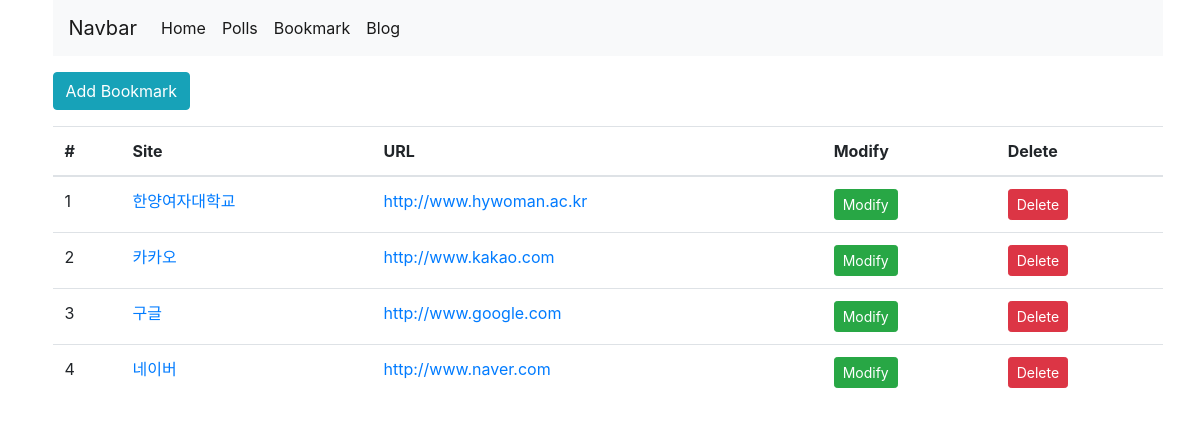
Before: /bookmark/ with the older database file.
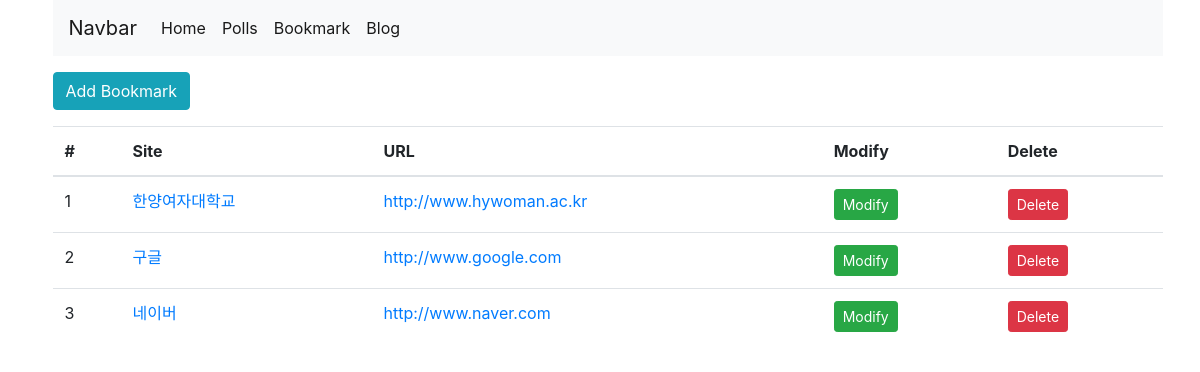
After: the same page with the newer database file.
### bookmark/models.py (models this page shows, shortened)
class Bookmark(models.Model):
    site_name = models.CharField(max_length=100)
    url = models.URLField('Site URL')

### bookmark/views.py (the view)
# urls.py: path('', BookmarkListView.as_view(), name='list'),
class BookmarkListView(ListView):
    model = Bookmark
    paginate_by = 6

### bookmark/templates/bookmark/bookmark_list.html (shortened to what this page needs)
{% extends 'base.html' %}
{% block content %}
<div class ="btn-group">
    <a href="{% url 'bookmark:add'%}" class="btn btn-info">Add Bookmark</a>
</div>
<table class="table">
    <thead>
        <tr>
            <th scope="col">#</th>
            <th scope="col">Site</th>
            <th scope="col">URL</th>
            <th scope="col">Modify</th>
            <th scope="col">Delete</th>
        </tr>
    </thead>
    <tbody>
        {% for bookmark in object_list %}
            <tr>
                <td>{{forloop.counter}}</td>
                <td><a href="{% url 'bookmark:detail' pk=bookmark.id %">{{bookmark.site_name}}</a> </td>
                <td><a href="{{bookmark.url}}" target="_blank">{{bookmark.url}}</a></td>
                <td><a href="{% url 'bookmark:update' pk=bookmark.id %}" class="btn btn-success btn-sm">Modify</a></td>
                <td><a href="{% url 'bookmark:delete' pk=bookmark.id %}" class="btn btn-danger btn-sm">Delete</a></td>
            </tr>
        {% endfor %}
    </tbody>
</table>
{% endblock %}

### templates/base.html (shortened to what this page needs)
<!DOCTYPE html>
<html lang="en">
<head>
    <link rel="stylesheet" href="https://cdn.jsdelivr.net/npm/bootstrap@4.5.3/dist/css/bootstrap.min.css">
    {% load static %}
    <link rel="stylesheet" href="{% static 'style.css' %}">
</head>
<body>
<div class="container">
    <nav class="navbar navbar-expand-lg navbar-light bg-light">
  <a class="navbar-brand" href="#">Navbar</a>
  <div class="collapse navbar-collapse" id="navbarSupportedContent">
    <ul class="navbar-nav mr-auto">
      <li class="nav-item active">
        <a class="nav-link" href="#">Home <span class="sr-only">(current)</span></a>
      </li>
        <li class="nav-item active">
            <a class="nav-link" href="{% url 'polls:index' %}">Polls <span class="sr-only">(current)</span></a>
        </li>
        <li class="nav-item active">
            <a class="nav-link" href="{% url 'bookmark:list' %}">Bookmark <span class="sr-only">(current)</span></a>
        </li>
        <li class="nav-item active">
            <a class="nav-link" href="{% url 'blog:post_list' %}">Blog <span class="sr-only">(current)</span></a>
        </li>
    </ul>
  </div>
</nav>
    <div class="row">
        <div class="col">
            {% block content %}
            {% endblock %}
        </div>
    </div>
</div>
</body>
</html>

### blog/static/blog/style.css (style rules this page uses)
body { padding-left: 15px; }

Changed rows visible on the page:
removed Bookmark: site_name "카카오", url "http://www.kakao.com"
